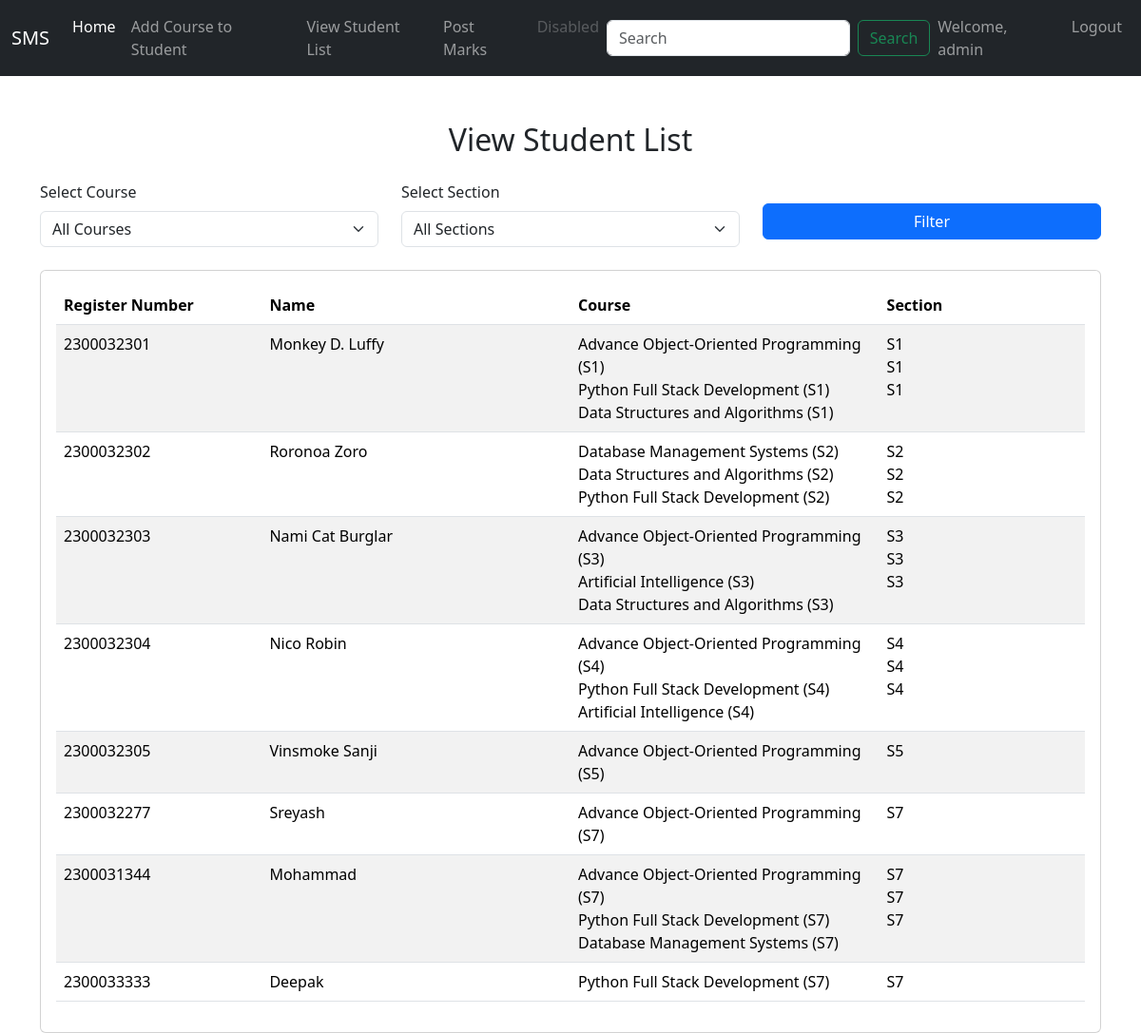
The app's page /facultyapp/view_student_list/ (signed in) with its own data.
### adminapp/models.py (models this page shows, shortened)
class StudentList(models.Model):
    Register_Number = models.CharField(max_length=15, unique=True)
    Name = models.CharField(max_length=50)
    user = models.OneToOneField(User, on_delete=models.CASCADE, null=True)

### facultyapp/models.py (models this page shows, shortened)
class AddCourse(models.Model):
    COURSE_CHOICES = [
        ('AOOP', 'Advance Object-Oriented Programming'),
        ('PFSD', 'Python Full Stack Development'),
        ('DBMS', 'Database Management Systems'),
        ('DSA', 'Data Structures and Algorithms'),
        ('AI', 'Artificial Intelligence'),
    ]
    SECTION_CHOICES = [
        ('S1', 'Section S1'),
        ('S2', 'Section S2'),
        ('S3', 'Section S3'),
        ('S4', 'Section S4'),
        ('S5', 'Section S5'),
        ('S6', 'Section S6'),
        ('S7', 'Section S7'),
        ('S8', 'Section S8'),
        ('S9', 'Section S9'),
    ]
    student = models.ForeignKey(StudentList, on_delete=models.CASCADE)
    course = models.CharField(max_length=50, choices=COURSE_CHOICES)
    section = models.CharField(max_length=5, choices=SECTION_CHOICES)

### facultyapp/views.py (the view)
# urls.py: path('view_student_list/',views.view_student_list, name='view_student_list'),
def view_student_list(request):
    course = request.GET.get('course')
    section = request.GET.get('section')
    student_courses = AddCourse.objects.all()
    if course:
        student_courses = student_courses.filter(course=course)
    if section:
        student_courses = student_courses.filter(section=section)
    students = StudentList.objects.filter(id__in=student_courses.values('student_id'))
    course_choices = AddCourse.COURSE_CHOICES
    section_choices = AddCourse.SECTION_CHOICES
    context = {
        'students': students,
        'course_choices': course_choices,
        'section_choices': section_choices,
        'selected_course': course,
        'selected_section': section,
    }
    return render(request, 'facultyapp/view_student_list.html', context)

### templates/facultyapp/view_student_list.html (shortened to what this page needs)
{% extends 'Navbar/FacultyNavbar.html' %}
{% load static %}
{% block body %}
    <div class="container mt-5">
        <h2 class="text-center mb-4">View Student List</h2>
        <form method="get" class="mb-4">
            <div class="row">
                <div class="col-md-4">
                    <label for="course" class="form-label">Select Course</label>
                    <select name="course" id="course" class="form-select">
                        <option value="">All Courses</option>
                    </select>
                </div>
                <div class="col-md-4">
                    <label for="section" class="form-label">Select Section</label>
                    <select name="section" id="section" class="form-select">
                        <option value="">All Sections</option>
                    </select>
                </div>
                <div class="col-md-4 mt-4">
                    <button type="submit" class="btn btn-primary w-100">Filter</button>
                </div>
            </div>
        </form>
        <div class="card">
            <div class="card-body">
                <table class="table table-striped">
                    <thead>
                        <tr>
                            <th style="width: 20%;">Register Number</th>
                            <th style="width: 30%;">Name</th>
                            <th style="width: 30%;">Course</th>
                            <th style="width: 20%;">Section</th>
                        </tr>
                    </thead>
                    <tbody>
                        {% if students %}
                            {% for student in students %}
                                <tr>
                                    <td>{{ student.Register_Number }}</td>
                                    <td>{{ student.Name }}</td>
                                    <td>
                                        {% for addcourse in student.addcourse_set.all %}
                                            {% with course_code=addcourse.course %}
                                                {% for value, label in course_choices %}
                                                    {% if value == course_code %}
                                                        {{ label }} ({{ addcourse.section }})<br>
                                                    {% endif %}
                                                {% endfor %}
                                            {% endwith %}
                                        {% endfor %}
                                    </td>
                                    <td>
                                        {% if student.addcourse_set.all %}
                                            {% for addcourse in student.addcourse_set.all %}
                                                {{ addcourse.section }}<br>
                                            {% endfor %}
                                        {% else %}
                                            No section available
                                        {% endif %}
                                    </td>
                                </tr>
                            {% endfor %}
                        {% else %}
                            <tr>
                                <td colspan="4" class="text-center">No students found.</td>
                            </tr>
                        {% endif %}
                    </tbody>
                </table>
            </div>
        </div>
    </div>
{% endblock %}

### templates/Navbar/FacultyNavbar.html (shortened to what this page needs)
<!DOCTYPE html>
<html lang="en">
<head>
    <link href="https://cdn.jsdelivr.net/npm/bootstrap@5.3.3/dist/css/bootstrap.min.css" rel="stylesheet">
</head>
<body>
<nav class="navbar navbar-expand-lg navbar-dark bg-dark">
  <div class="container-fluid">
    <a class="navbar-brand" href="{% url 'projecthomepage' %}">SMS</a>
    <div class="collapse navbar-collapse" id="navbarSupportedContent">
      <ul class="navbar-nav me-auto mb-2 mb-lg-0">
        <li class="nav-item">
          <a class="nav-link active" aria-current="page" href="{% url 'facultyapp:FacultyHomePage' %}">Home</a>
        </li>
        <li class="nav-item">
          <a class="nav-link" href="{% url 'facultyapp:add_course' %}">Add Course to Student</a>
        </li>
        <li class="nav-item">
          <a class="nav-link" href="{% url 'facultyapp:view_student_list' %}">View Student List</a>
        </li>
        <li class="nav-item">
          <a class="nav-link" href="{% url 'facultyapp:post_marks' %}">Post Marks</a>
        </li>
        <li class="nav-item">
          <a class="nav-link disabled" aria-disabled="true">Disabled</a>
        </li>
      </ul>
      <form class="d-flex" role="search">
        <input class="form-control me-2" type="search" placeholder="Search" aria-label="Search">
        <button class="btn btn-outline-success" type="submit">Search</button>
      </form>
    </div>
    <ul class="navbar-nav ms-auto">
      <li>
        {% if user.is_authenticated %}
          <li class="nav-item">
            <span class="nav-link">Welcome, {{ user.username }}</span>
          </li>
          <li class="nav-item">
            <a class="nav-link" href="{% url 'logout' %}">Logout</a>
          </li>
        {% endif %}
      </li>
    </ul>
  </div>
</nav>
{% block body %}
{% endblock %}
</body>
</html>

### records on screen
StudentList: Register_Number "2300032301", Name "Monkey D. Luffy"
AddCourse: course_choices "Advance Object-Oriented Programming", section "S1", section "S1"
AddCourse: course_choices "Python Full Stack Development", section "S1", section "S1"
AddCourse: course_choices "Data Structures and Algorithms", section "S1", section "S1"
StudentList: Register_Number "2300032302", Name "Roronoa Zoro"
AddCourse: course_choices "Database Management Systems", section "S2", section "S2"
AddCourse: course_choices "Data Structures and Algorithms", section "S2", section "S2"
AddCourse: course_choices "Python Full Stack Development", section "S2", section "S2"
StudentList: Register_Number "2300032303", Name "Nami Cat Burglar"
AddCourse: course_choices "Advance Object-Oriented Programming", section "S3", section "S3"
AddCourse: course_choices "Artificial Intelligence", section "S3", section "S3"
AddCourse: course_choices "Data Structures and Algorithms", section "S3", section "S3"
StudentList: Register_Number "2300032304", Name "Nico Robin"
AddCourse: course_choices "Advance Object-Oriented Programming", section "S4", section "S4"
AddCourse: course_choices "Python Full Stack Development", section "S4", section "S4"
AddCourse: course_choices "Artificial Intelligence", section "S4", section "S4"
StudentList: Register_Number "2300032305", Name "Vinsmoke Sanji"
AddCourse: course_choices "Advance Object-Oriented Programming", section "S5", section "S5"
StudentList: Register_Number "2300032277", Name "Sreyash"
AddCourse: course_choices "Advance Object-Oriented Programming", section "S7", section "S7"
StudentList: Register_Number "2300031344", Name "Mohammad"
AddCourse: course_choices "Advance Object-Oriented Programming", section "S7", section "S7"
AddCourse: course_choices "Python Full Stack Development", section "S7", section "S7"
AddCourse: course_choices "Database Management Systems", section "S7", section "S7"
StudentList: Register_Number "2300033333", Name "Deepak"
AddCourse: course_choices "Python Full Stack Development", section "S7", section "S7"

### other values on screen
{{ user.username }} "admin"
